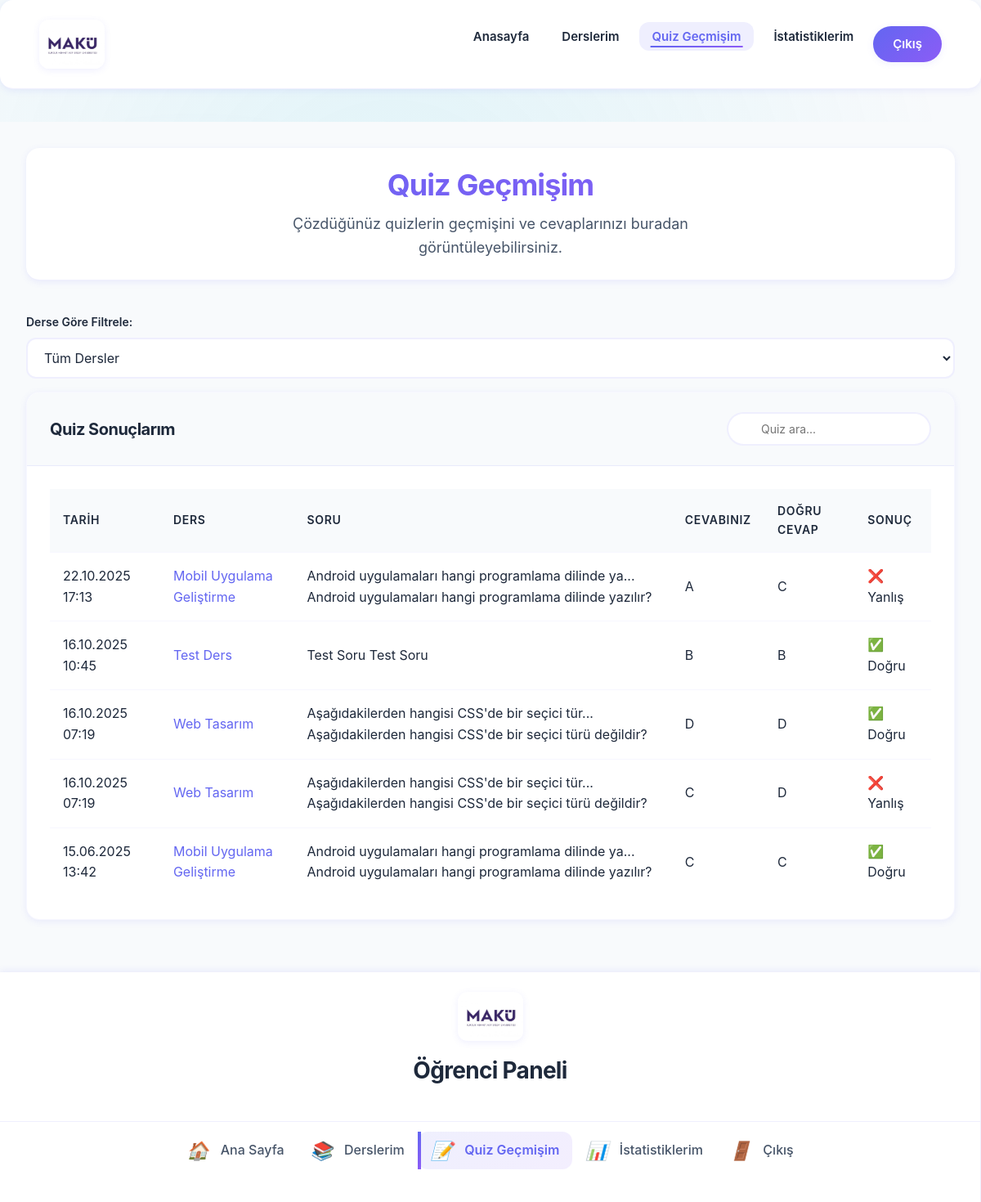
The page /student_quiz_history.php (signed in) on the database its author committed.
### tables this page shows
CREATE TABLE `quiz_results` (
  `id` int(11) NOT NULL,
  `user_id` int(11) NOT NULL,
  `quiz_id` int(11) NOT NULL,
  `user_answer` enum('A','B','C','D') NOT NULL,
  `is_correct` tinyint(1) NOT NULL,
  `created_at` timestamp NOT NULL DEFAULT current_timestamp()
);

CREATE TABLE `courses` (
  `id` int(11) NOT NULL,
  `name` varchar(100) NOT NULL,
  `description` text DEFAULT NULL,
  `teacher_id` int(11) DEFAULT NULL,
  `created_at` timestamp NOT NULL DEFAULT current_timestamp(),
  `updated_at` timestamp NOT NULL DEFAULT current_timestamp() ON UPDATE current_timestamp()
);

CREATE TABLE `quizzes` (
  `id` int(11) NOT NULL,
  `course_id` int(11) NOT NULL,
  `question` text NOT NULL,
  `option_a` varchar(255) NOT NULL,
  `option_b` varchar(255) NOT NULL,
  `option_c` varchar(255) NOT NULL,
  `option_d` varchar(255) NOT NULL,
  `correct_option` enum('A','B','C','D') NOT NULL,
  `created_at` timestamp NOT NULL DEFAULT current_timestamp(),
  `updated_at` timestamp NOT NULL DEFAULT current_timestamp() ON UPDATE current_timestamp()
);

### config.php (called while the page is built, shortened)
<?php
function e($string) {
    return htmlspecialchars($string, ENT_QUOTES, 'UTF-8');
}
?>

### student_quiz_history.php (the view, shortened to what this page needs)
<?php
include "config.php";
$student_id = $_SESSION["user_id"];
$records_per_page = 10;
$page = isset($_GET['page']) && is_numeric($_GET['page']) ? intval($_GET['page']) : 1;
$offset = ($page - 1) * $records_per_page;
$course_filter = "";
$filter_params = ['student_id' => $student_id];
$sql_history = "SELECT
                qr.id,
                qr.created_at,
                qr.user_answer,
                qr.is_correct,
                q.question,
                q.correct_option,
                q.option_a,
                q.option_b,
                q.option_c,
                q.option_d,
                c.id as course_id,
                c.name as course_name
               FROM quiz_results qr
               JOIN quizzes q ON qr.quiz_id = q.id
               JOIN courses c ON q.course_id = c.id
               WHERE qr.user_id = :student_id $course_filter
               ORDER BY qr.created_at DESC
               LIMIT :limit OFFSET :offset";
$stmt_history = $pdo->prepare($sql_history);
$stmt_history->bindValue(':limit', $records_per_page, PDO::PARAM_INT);
$stmt_history->bindValue(':offset', $offset, PDO::PARAM_INT);
foreach ($filter_params as $param => $value) {
    $stmt_history->bindValue(":$param", $value);
}
$stmt_history->execute();
$quiz_history = $stmt_history->fetchAll();
$sql_courses = "SELECT DISTINCT c.id, c.name
               FROM courses c
               JOIN quizzes q ON q.course_id = c.id
               JOIN quiz_results qr ON qr.quiz_id = q.id
               WHERE qr.user_id = :student_id
               ORDER BY c.name";
$stmt_courses = $pdo->prepare($sql_courses);
$stmt_courses->execute(['student_id' => $student_id]);
$courses = $stmt_courses->fetchAll();
?>
<!DOCTYPE html>
<html lang="tr">
<head>
    <link rel="stylesheet" href="css/main.css">
</head>
<body class="dashboard-body">
    <header id="header" class="header dashboard-header">
        <div class="container">
            <img src="img/school-logo.jpg" alt="MAKÜ Logo" class="header-logo">
            <nav id="navmenu" class="navmenu">
                <ul>
                    <li><a href="student_dashboard.php">Anasayfa</a></li>
                    <li><a href="student_courses.php">Derslerim</a></li>
                    <li><a href="student_quiz_history.php" class="active">Quiz Geçmişim</a></li>
                    <li><a href="student_quiz_stats.php">İstatistiklerim</a></li>
                    <li><a href="islem/logout.php" class="btn-action">Çıkış</a></li>
                </ul>
            </nav>
        </div>
    </header>
    <div class="dashboard-container">
        <div class="sidebar">
            <div class="sidebar-header">
                <img src="img/school-logo.jpg" alt="MAKÜ Logo" class="sidebar-logo">
                <h3>Öğrenci Paneli</h3>
            </div>
            <ul class="sidebar-menu">
                <li><a href="student_dashboard.php"><i class="icon">🏠</i> Ana Sayfa</a></li>
                <li><a href="student_courses.php"><i class="icon">📚</i> Derslerim</a></li>
                <li><a href="student_quiz_history.php" class="active"><i class="icon">📝</i> Quiz Geçmişim</a></li>
                <li><a href="student_quiz_stats.php"><i class="icon">📊</i> İstatistiklerim</a></li>
                <li><a href="islem/logout.php"><i class="icon">🚪</i> Çıkış</a></li>
            </ul>
        </div>
        <main class="dashboard-content">
            <div class="dashboard-header">
                <h1>Quiz Geçmişim</h1>
                <p>Çözdüğünüz quizlerin geçmişini ve cevaplarınızı buradan görüntüleyebilirsiniz.</p>
            </div>
            <?php if (count($quiz_history) > 0 || count($courses) > 0): ?>
                <div class="filter-section">
                    <form method="GET" action="" class="filter-form">
                        <div class="form-row">
                            <div class="form-group">
                                <label for="course_id">Derse Göre Filtrele:</label>
                                <select id="course_id" name="course_id" onchange="this.form.submit()">
                                    <option value="">Tüm Dersler</option>
                                </select>
                            </div>
                        </div>
                    </form>
                </div>
            <?php endif; ?>
            <?php if (count($quiz_history) > 0): ?>
                <div class="content-card">
                    <div class="card-header">
                        <h2>Quiz Sonuçlarım</h2>
                        <div class="card-actions">
                            <input type="text" id="quizSearch" class="search-input" placeholder="Quiz ara...">
                        </div>
                    </div>
                    <div class="card-body">
                        <div class="table-responsive">
                            <table class="data-table" id="quizHistoryTable">
                                <thead>
                                    <tr>
                                        <th>Tarih</th>
                                        <th>Ders</th>
                                        <th>Soru</th>
                                        <th>Cevabınız</th>
                                        <th>Doğru Cevap</th>
                                        <th>Sonuç</th>
                                    </tr>
                                </thead>
                                <tbody>
                                    <?php foreach ($quiz_history as $record): ?>
                                        <tr>
                                            <td><?php echo date('d.m.Y H:i', strtotime($record['created_at'])); ?></td>
                                            <td>
                                                <a href="student_courses.php?course_id=<?php echo $record['course_id']; ?>">
                                                    <?php echo e($record['course_name']); ?>
                                                </a>
                                            </td>
                                            <td class="quiz-question-cell">
                                                <div class="quiz-question-tooltip">
                                                    <?php echo e(substr($record['question'], 0, 50) . (strlen($record['question']) > 50 ? '...' : '')); ?>
                                                    <span class="tooltip-text"><?php echo e($record['question']); ?></span>
                                                </div>
                                            </td>
                                            <td><?php echo e($record['user_answer']); ?></td>
                                            <td><?php echo e($record['correct_option']); ?></td>
                                            <td class="<?php echo $record['is_correct'] ? 'correct-answer' : 'wrong-answer'; ?>">
                                                <?php echo $record['is_correct'] ? '✅ Doğru' : '❌ Yanlış'; ?>
                                            </td>
                                        </tr>
                                    <?php endforeach; ?>
                                </tbody>
                            </table>
                        </div>
                    </div>
                </div>
            <?php endif; ?>
        </main>
    </div>
</body>
</html>

### rows shown on the page
quiz_results: created_at "22.10.2025 17:13", courses.name "Mobil Uygulama Geliştirme", quiz.question "Android uygulamaları hangi programlama dilinde ya...", quiz.question "Android uygulamaları hangi programlama dilinde yazılır?", user_answer "A", quiz.correct_option "C", is_correct "❌ Yanlış"
quiz_results: created_at "16.10.2025 10:45", courses.name "Test Ders", quiz.question "Test Soru", user_answer "B", quiz.correct_option "B", is_correct "✅ Doğru"
quiz_results: created_at "16.10.2025 07:19", courses.name "Web Tasarım", quiz.question "Aşağıdakilerden hangisi CSS'de bir seçici tür...", quiz.question "Aşağıdakilerden hangisi CSS'de bir seçici türü değildir?", user_answer "D", quiz.correct_option "D", is_correct "✅ Doğru"
quiz_results: created_at "16.10.2025 07:19", courses.name "Web Tasarım", quiz.question "Aşağıdakilerden hangisi CSS'de bir seçici tür...", quiz.question "Aşağıdakilerden hangisi CSS'de bir seçici türü değildir?", user_answer "C", quiz.correct_option "D", is_correct "❌ Yanlış"
quiz_results: created_at "15.06.2025 13:42", courses.name "Mobil Uygulama Geliştirme", quiz.question "Android uygulamaları hangi programlama dilinde ya...", quiz.question "Android uygulamaları hangi programlama dilinde yazılır?", user_answer "C", quiz.correct_option "C", is_correct "✅ Doğru"
